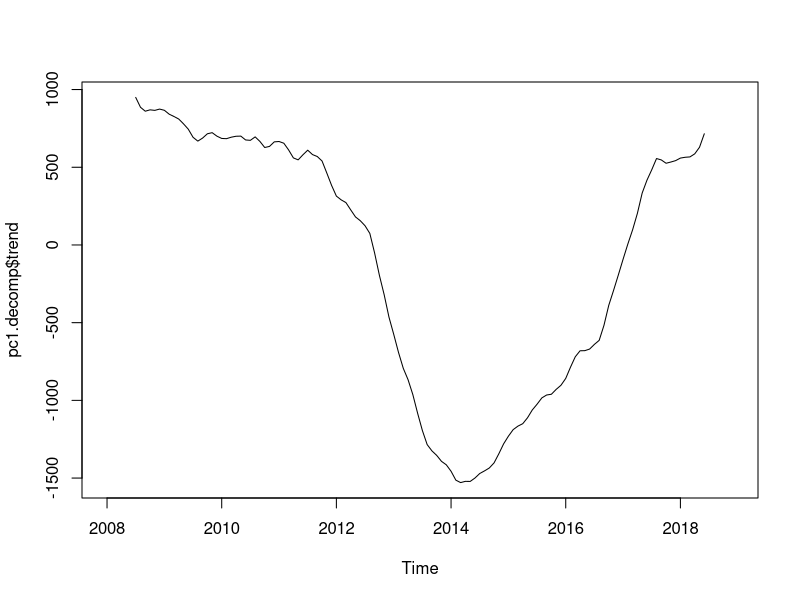
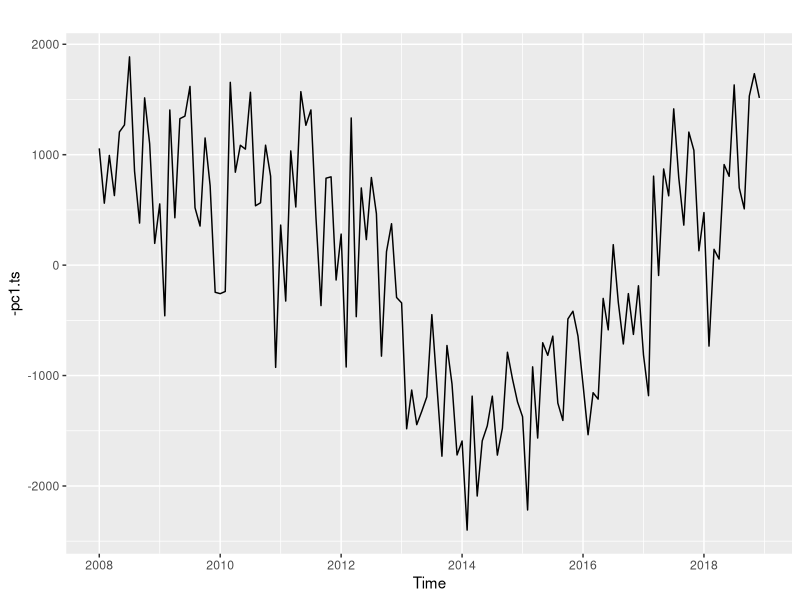
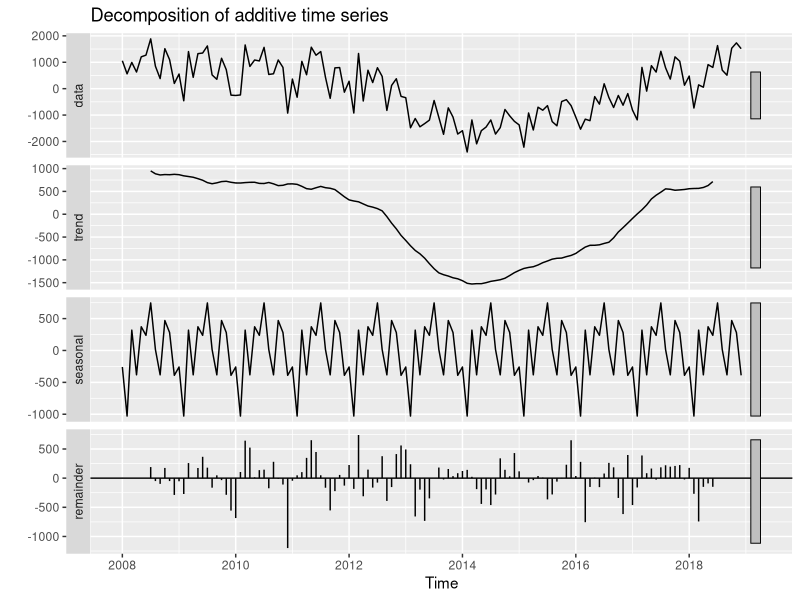
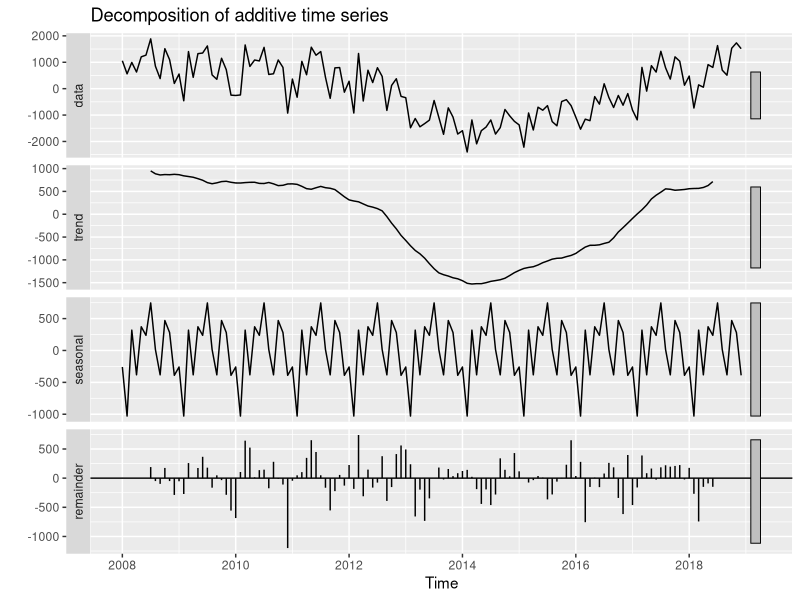
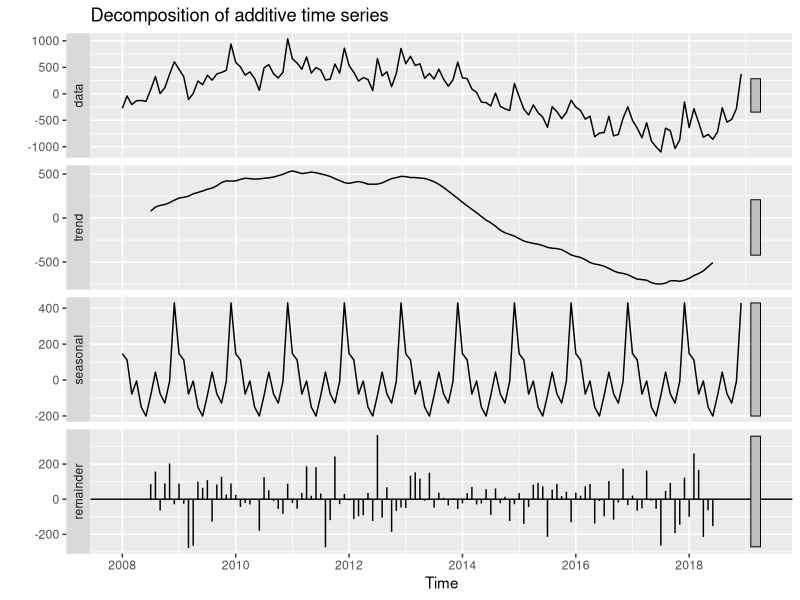
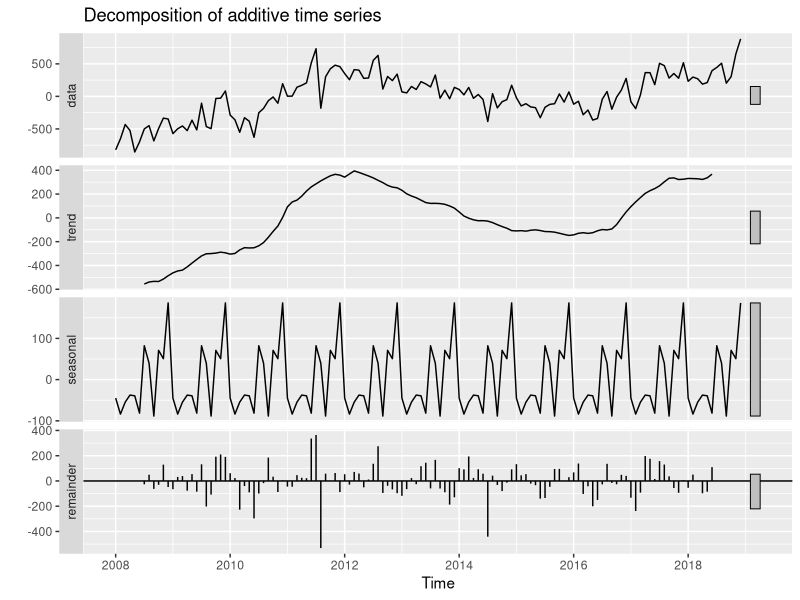
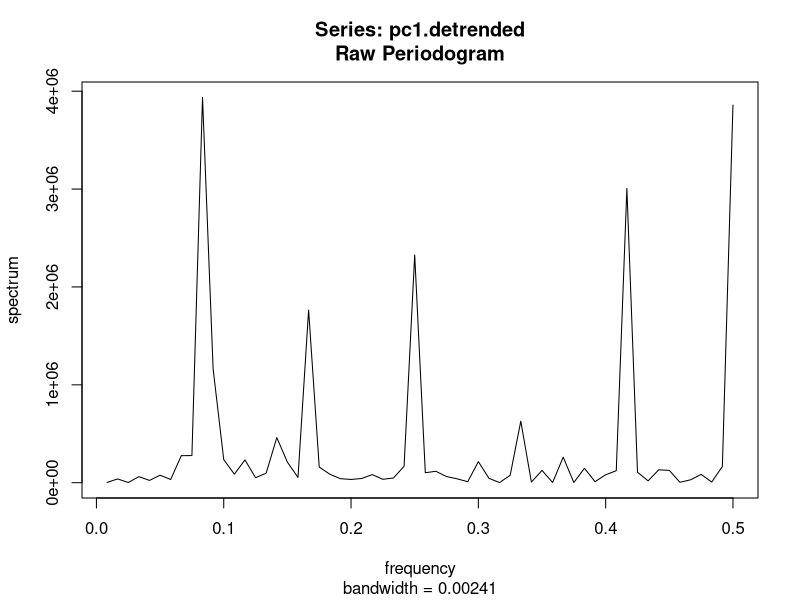

Write the R code that produced these figures, in order. (Note: this script raises an error after producing the figures.)
library(ggfortify)
library(forecast)

df <- read.csv("data/crime_by_borough.csv", row.names = "Borough")
pca.1 <- prcomp(df)
pca.2 <- prcomp(t(df))

sum(pca.1$sdev[1:3]^2)/sum(pca.1$sdev^2)
sum(pca.2$sdev[1:3]^2)/sum(pca.2$sdev^2)

write.csv(pca.1$x, "data/crime_pca_spatial.csv")
write.csv(pca.2$x, "data/crime_pca_temporal.csv")

signif(pca.1$x[,1:3], 2)

pc1.ts <- ts(as.vector(pca.2$x[,1]), frequency=12, start=c(2008,1))
pc2.ts <- ts(as.vector(pca.2$x[,2]), frequency=12, start=c(2008,1))
pc3.ts <- ts(as.vector(pca.2$x[,3]), frequency=12, start=c(2008,1))

pc1.decomp <- decompose(-pc1.ts)
pc1.detrended <- pc1.decomp$x - pc1.decomp$trend
pc1.detrended <- pc1.detrended[!is.na(pc1.detrended)]

plot(pc1.decomp$trend)

autoplot(-pc1.ts)
autoplot(decompose(-pc1.ts))

-pc1.ts %>% decompose %>% autoplot
-pc2.ts %>% decompose %>% autoplot
-pc3.ts %>% decompose %>% autoplot
spec.pgram(pc1.detrended, taper=0, log="no")

plot(-pc1.ts, -pc2.ts, -pc3.ts)

# How do I pretty plot spectrogram?

# PC1: Level
hw.pc1 <- HoltWinters(ts(scale(-pc1.ts), frequency=12, start=c(2008,1)))
forecast.pc1 <- predict(hw.pc1, n.ahead=12, level = 0.8, prediction.interval = T)
plot(hw.pc1, forecast.pc1, main="Holt-Winters prediction for crime spatiotemporal PC1")

# PC2: Funding
hw.pc2 <- HoltWinters(ts(scale(-pc2.ts), frequency=12, start=c(2008,1)))
forecast.pc2 <- predict(hw.pc2, n.ahead=12, level = 0.8, prediction.interval = T)
plot(hw.pc2, forecast.pc2, main="Holt-Winters prediction for crime spatiotemporal PC2")

# PC3: Media excitement (peaks in 2012 and 2018 correlated to Olympics and post-Brexit)
hw.pc3 <- HoltWinters(ts(scale(-pc3.ts), frequency=12, start=c(2008,1)))
forecast.pc3 <- predict(hw.pc3, n.ahead=12, level = 0.8, prediction.interval = T)
plot(hw.pc3, forecast.pc3, main="Holt-Winters prediction for crime spatiotemporal PC3")

## Let's regress the east series on PC1/2/3

east <- read.csv("data/east_avg_crime.csv")
east <- ts(east$East, frequency=12, start=c(2008,1))

#m <- lm(east ~ -pc1.ts + -pc2.ts + -pc3.ts)
m <- lm(east ~ -pc1.ts)
summary(m)
crime.east.pc <- data.frame(east, -pc1.ts, -pc2.ts, -pc3.ts)
colnames(crime.east.pc) <- c("east", "pc1", "pc2", "pc3")
crime.east.pc.scaled <- data.frame(scale(crime.east.pc))

google.trends <- read.csv("data/london_google_trends_clean.csv")
head(google.trends)
crime.east.pc.scaled$GoogleTrends <- google.trends$GoogleTrendsInterest

head(crime.east.pc.scaled)

m <- lm(east ~ pc1 + pc2 + pc3 + GoogleTrends, data=crime.east.pc.scaled)
summary(m)
st(east)
st
east.factor.forecast <- m$coefficients[2] * forecast.pc1[,1] + m$coefficients[3] * forecast.pc2[,1] + m$coefficients[4] * forecast.pc3[,1]

east.factor.forecast.descaled <- sd(east) * east.factor.forecast + mean(east)

plot(east.factor.forecast.descaled)
ts(east.factor.forecast.descaled, frequency = 12, start=c(2019,1))

plot(east, ts(east.factor.forecast.descaled, frequency = 12, start=c(2019,1)))

plot(east)

library(xts)

ts1<-as.xts(east)
ts2<-as.xts(east.factor.forecast.descaled)
ts3 <- c(ts1, ts2)
ts3
plot(ts3, main="Average monthly crime in East boroughs")
events <- xts(c("Olympics", "Forecast"), as.Date(c("2012-07-01", "2019-01-01")))
addEventLines(events, srt=90, pos=2)
events



write.csv(crime.east.pc, "data/temporal_pcs.csv")
